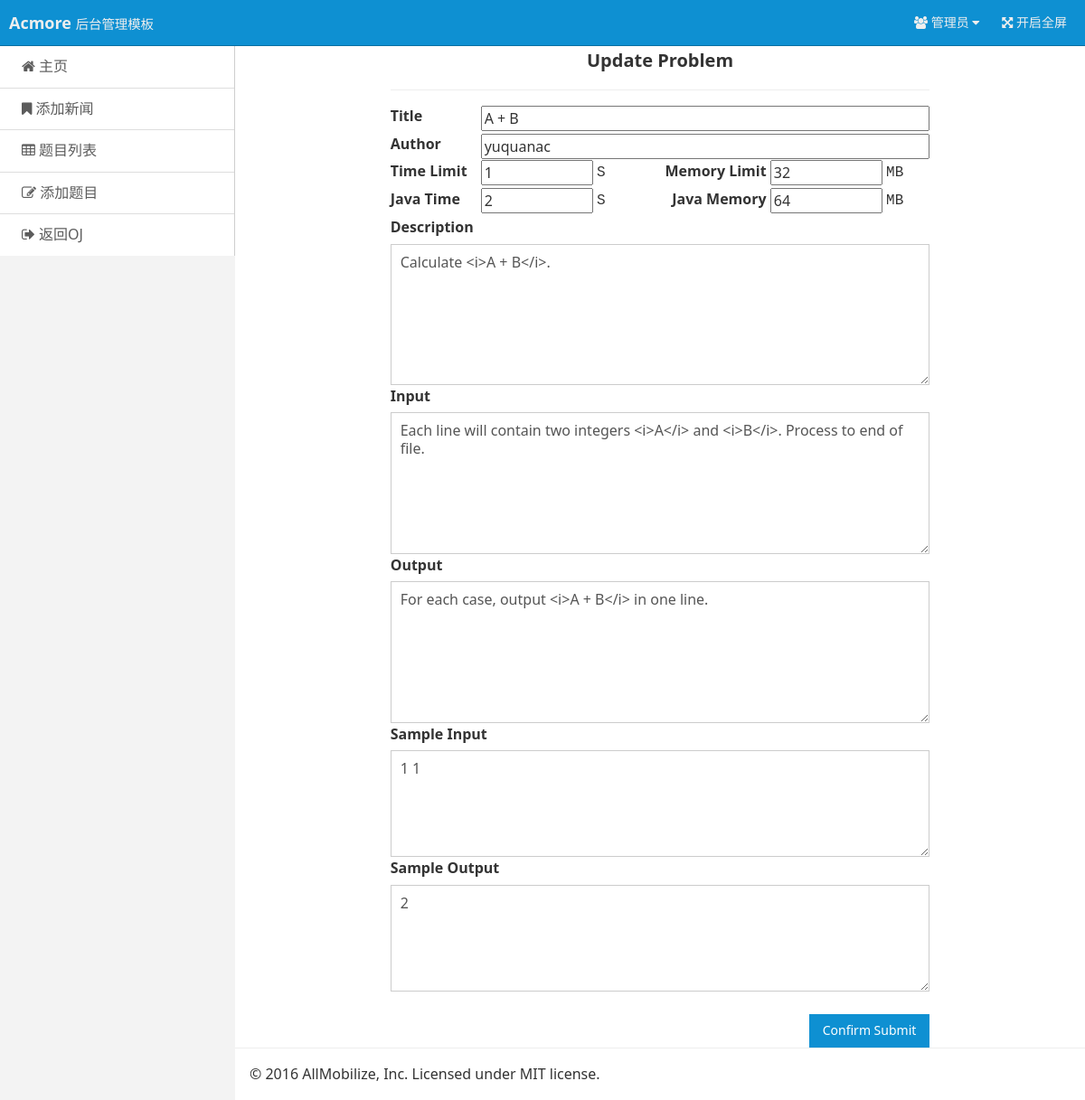
The page /Web/version_1/index.php/admin/problem/edit_problem/1010 on the database its author committed.
### tables this page shows
CREATE TABLE `problems` (
  `problem_id` int(11) NOT NULL AUTO_INCREMENT,
  `title` varchar(200) NOT NULL,
  `java_time` int(11) NOT NULL DEFAULT '2000',
  `other_time` int(11) NOT NULL DEFAULT '1000',
  `java_mem` int(11) NOT NULL DEFAULT '65536',
  `other_mem` int(11) NOT NULL DEFAULT '32768',
  `description` text NOT NULL,
  `input` text NOT NULL,
  `output` text NOT NULL,
  `sample_input` text NOT NULL,
  `sample_output` text NOT NULL,
  `hint` text,
  `author` text,
  `sample_program` text,
  `visiable` char(1) NOT NULL DEFAULT 'N',
  `total_submit` int(11) NOT NULL DEFAULT '0',
  `accept_submit` int(11) NOT NULL DEFAULT '0',
  PRIMARY KEY (`problem_id`)
);

### Web/version_1/application/controllers/admin/Problem.php (called while the page is built, shortened)
<?php
class Problem extends CI_Controller {
	public function __construct() {
		$this->load->library('session');
		$this->load->helper('url');
	}
	public function edit_problem($pid) {
		$this->load->model('problem_model');
		$this->load->helper('form');
	    $this->load->library('form_validation');
	    $this->load->model('problem_model');
		$data['title'] = "Edit Problem";
		$data['problem'] = $this->problem_model->get_problem_content($pid);
	    $this->form_validation->set_rules('title', 				'Title', 			'required');
	    $this->form_validation->set_rules('description', 		'Description', 		'required');
	    $this->form_validation->set_rules('input', 				'Input', 			'required');
	    $this->form_validation->set_rules('output', 			'Output', 			'required');
	    $this->form_validation->set_rules('sample_output', 		'Sample Output', 	'required');
	    $this->form_validation->set_rules('other_time_limit', 	'Other Time', 		'required');
	    $this->form_validation->set_rules('java_time_limit',	'Java Time', 		'required');
	    $this->form_validation->set_rules('other_memory_limit',	'Other Memory', 	'required');
	    $this->form_validation->set_rules('java_memory_limit',	'Java Memory', 		'required');
	    if ($this->form_validation->run() === FALSE) {
			$this->load->view('admin/header', $data);
			$this->load->view('admin/p_edit_problem');
			$this->load->view('admin/footer');
	    }
	}
}

### Web/version_1/index.php (called while the page is built, shortened)
<?php
require_once BASEPATH.'core/CodeIgniter.php';

### Web/version_1/application/models/Problem_model.php (called while the page is built, shortened)
<?php
class Problem_model extends CI_Model {
	public function get_problem_content($pid) {
		$problem = Array();
		$problem['p_pid']			= 1000;
		$problem['p_title'] 		= "A + B";
		$problem['p_time_java'] 	= 2000;
		$problem['p_time_other'] 	= 1000;
		$problem['p_mem_java'] 		= 65536;
		$problem['p_mem_other']		= 32768;
		$problem['p_total_sub']		= 566399;
		$problem['p_ac_sub']		= 179834;
		$problem['p_desciption']	= "Calculate <i>A + B</i>.";
		$problem['p_input']			= "Each line will contain two integers <i>A</i> and <i>B</i>. Process to end of file.";
		$problem['p_output']		= "For each case, output <i>A + B</i> in one line.";
		$problem['p_sam_input']		= "1 1";
		$problem['p_sam_output']	= "2";
		$problem['p_author']		= "yuquanac";
		$sql = "
		select problem_id, title, java_time, other_time, java_mem, other_mem, description, input, output, sample_input, sample_output, hint, author, total_submit, accept_submit
		from problems
		where problem_id = " .$pid;
		$query = $this->db->query($sql);
		if ($query && $query->num_rows() > 0) {
			foreach ($query->result_array() as $row) {
				$problem['p_pid']			= $row["problem_id"];
				$problem['p_title'] 		= $row["title"];
				$problem['p_time_java'] 	= $row["java_time"] * 1000;
				$problem['p_time_other'] 	= $row["other_time"] * 1000;
				$problem['p_mem_java'] 		= $row["java_mem"] * 1024;
				$problem['p_mem_other']		= $row["other_mem"] * 1024;
				$problem['p_total_sub']		= $row["total_submit"];
				$problem['p_ac_sub']		= $row["accept_submit"];
				$problem['p_desciption']	= $row["description"];
				$problem['p_input']			= $row["input"];
				$problem['p_output']		= $row["output"];
				$problem['p_sam_input']		= $row["sample_input"];
				$problem['p_sam_output']	= $row["sample_output"];
				$problem['p_author']		= $row["author"];
			}
		}
		return $problem;
	}
}

### Web/version_1/application/views/admin/p_edit_problem.php (the view, shortened to what this page needs)
<div class="am-g">
	<div class="am-u-lg-8 am-u-sm-9 am-u-sm-centered">
		<h2 align="center">Update Problem</h2>
		<hr>
		<form class="am-form" onsubmit="return oncheck()" action="<?php echo base_url()?>index.php/admin/problem/add_problem" method="post" >
			<table>
			<tr><td><label class="text">Title</label></td>
			<td><input style="width:100%;" name="title" id="title"/ value="<?php echo $problem['p_title'];?>"></td></tr>
			<tr><td><label class="text">Author</label></td>
			<td><input style="width:100%;" name="author" id="author" value="<?php echo $problem['p_author'];?>"/></td></tr>
			<tr><td><label class="text">Time Limit</label></td>
			<td>
				<input style="width:25%;" value="1" name="other_time_limit" id="other_time_limit" value="<?php echo $problem['p_time_other'];?>"/>
				<span style="font-family:Courier New;">S</span>
				<label align="right" style="width:35%;" class="text">Memory Limit</label>
				<input style="width:25%;" value="32" name="other_memory_limit" id="other_memory_limit" value="<?php echo $problem['p_mem_other'];?>"/>
				<span style="font-family:Courier New;">MB</span>
			</td></tr>
			<tr><td width="100px"><label class="text">Java Time</label></td>
			<td>
				<input style="width:25%;" value="2" name="java_time_limit" id="java_time_limit" value="<?php echo $problem['p_time_java'];?>"/>
				<span style="font-family:Courier New;">S</span>
				<label align="right" style="width:35%;" class="text">Java Memory</label>
				<input style="width:25%;" value="64" name="java_memory_limit" id="java_memory_limit" value="<?php echo $problem['p_mem_java'];?>"/>
				<span style="font-family:Courier New;">MB</span>
			</td></tr>
			</table>
			<label class="text">Description</label><br>
			<textarea rows="7" style="width:100%" name="description" id="description"><?php echo $problem['p_desciption'];?></textarea>
			<label class="text">Input</label><br>
			<textarea rows="7" style="width:100%" name="input" id="input"><?php echo $problem['p_input'];?></textarea>
			<label class="text">Output</label><br>
			<textarea rows="7" style="width:100%" name="output" id="output"><?php echo $problem['p_output'];?></textarea>
			<label class="text">Sample Input</label><br>
			<textarea rows="5" style="width:100%" name="sample_input" id="sample_input"><?php echo $problem['p_sam_input'];?></textarea>
			<label class="text">Sample Output</label><br>
			<textarea rows="5" style="width:100%" name="sample_output" id="sample_output"><?php echo $problem['p_sam_output'];?></textarea><br>
			<input type="submit" name="" value="Confirm Submit" class="am-btn am-btn-primary am-btn-sm am-fr">
		</form>
	</div>
</div>

### rows shown on the page
problems: title "A + B", author "yuquanac", description "Calculate <i>A + B</i>.", input "Each line will contain two integers <i>A</i> and <i>B</i>. Process to end of file.", output "For each case, output <i>A + B</i> in one line.", sample_input "1 1", sample_output "2"
